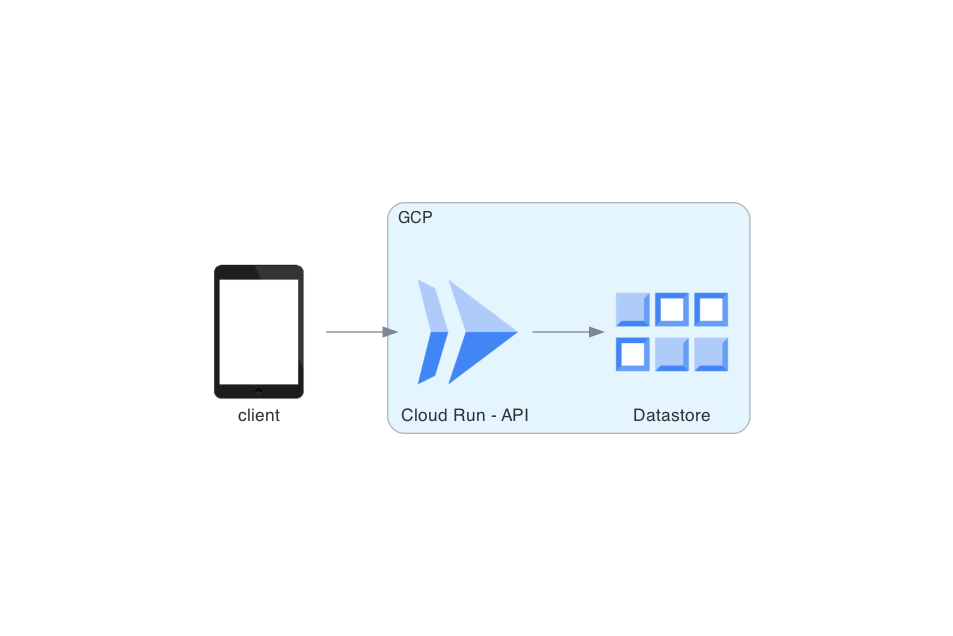

Write Python code to recreate this figure.
from diagrams import Cluster
from diagrams import Diagram
from diagrams.gcp.compute import Run
from diagrams.gcp.database import Datastore
from diagrams.generic.device import Tablet

filename: str = __file__.removesuffix(".py")

with Diagram(filename=filename, show=False):
    client = Tablet("client")

    with Cluster("GCP"):
        api = Run("Cloud Run - API")
        db = Datastore("Datastore")
        api >> db

    client >> api
